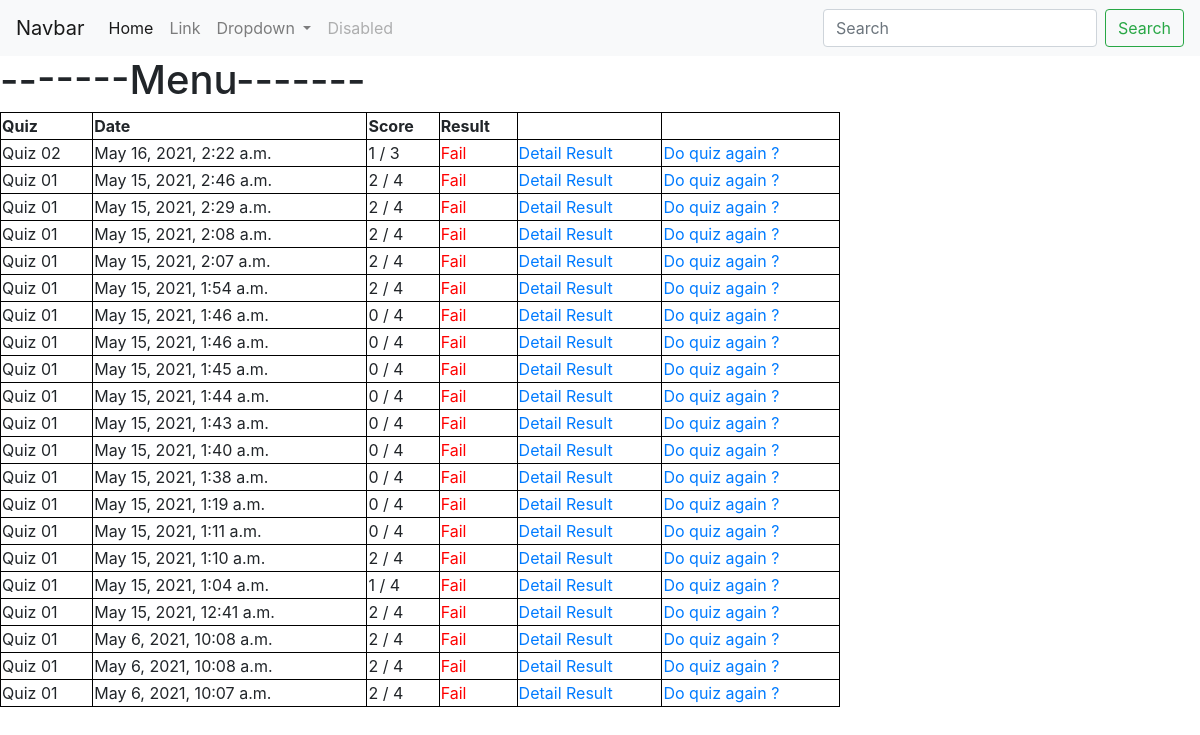
Page /users/1 on the committed database.
### quiz/models.py (models this page shows, shortened)
class BaseModel(models.Model):
    class Meta:
        abstract = True
    created = models.DateTimeField(auto_now_add=True)
    modified = models.DateTimeField(auto_now=True)

class Result(BaseModel):
    id = models.AutoField(primary_key = True)
    final_score = models.IntegerField(_('Final Score'))
    quiz = models.ForeignKey("Quiz",on_delete=models.DO_NOTHING)
    user = models.ForeignKey("User", on_delete=models.CASCADE)
    class Meta:
        verbose_name = _('Result')
        verbose_name_plural = _('Results')

class Quiz(BaseModel):
    id = models.AutoField(primary_key=True)
    category = models.ForeignKey("Category", on_delete=models.DO_NOTHING)
    title = models.CharField(_('Title'), max_length=255)
    max_time = models.IntegerField(_('Max Time'), help_text='minutes')
    score_to_pass = models.IntegerField(_("Score to pass"))
    LEVEL_CHOICES = [
        ('N', 'Newbie'),
        ('F', 'Fresher'),
        ('M', 'Middle'),
        ('S', 'Senior'),
    ]
    level = models.CharField(max_length=6, choices= LEVEL_CHOICES, default='M')
    @property
    def total_score(self):
        questions = self.question_set.all()
        total = 0
        for question in questions:
            total = total + question.score
        return total
    class Meta:
        verbose_name = _('Quiz')
        verbose_name_plural = _('Quiz')

class Question(BaseModel):
    id = models.AutoField(primary_key=True)
    title = models.CharField(_('Title'), max_length=255, null = True, blank = True)
    content = models.TextField(_('Content'))
    score = models.IntegerField()
    quiz = models.ForeignKey("Quiz", on_delete=models.DO_NOTHING)
    TYPE = (
        (0, _('Multiple Choice')),
        (1, _('Free Text')),
    )
    technique = models.IntegerField(
        choices=TYPE, default=0, verbose_name=_("Type of Question"))
    class Meta:
        verbose_name = _('Question')
        verbose_name_plural = _('Questions')

### quiz/views/user.py (the view)
# urls.py: path('users/<int:user_id>', user.history, name='history'),
def history(request, user_id):
    user = User.objects.get(id = user_id)
    results = Result.objects.filter(user = user).order_by('-created')
    context = {
        'results': results,
    }
    return render(request, 'account/history.html', context=context)

### quiz/templates/account/history.html (shortened to what this page needs)
{% extends "base_generic.html" %}
{% block content %}
{% if results %}
<table style="width:70%">
    <tr>
      <th>Quiz</th>
      <th>Date</th>
      <th>Score</th>
      <th>Result</th>
      <th></th>
    </tr>
    {% for result in results %}
    <tr>
        <td>{{result.quiz.title}}</td>
        <td>{{result.created}}</td>
        <td>{{result.final_score}} / {{result.quiz.total_score}}</td>
        {% if result.final_score < result.quiz.score_to_pass %}
          <td style = "color:red">Fail</td>
        {% else %}
          <td>Pass</td>
        {% endif %}
        <td><a href="{% url 'detail-result' result.id %}">Detail Result</a></td>
        <td><a href="#">Do quiz again ?</a></td>
    </tr>
    {% endfor %}
  </table>
{% else %}
 <h1>You haven't done any quizes</h1>
{% endif %}
{% endblock content %}

### static/css/styles.css (style rules this page uses)
table, th, td { border: 1px solid black; border-collapse: collapse; }

### rows in the picture
Result: quiz "Quiz 02", created "May 16, 2021, 2:22 a.m.", final_score "1", quiz.total_score "3", shows "Fail"
Result: quiz "Quiz 01", created "May 15, 2021, 2:46 a.m.", final_score "2", quiz.total_score "4", shows "Fail"
Result: quiz "Quiz 01", created "May 15, 2021, 2:29 a.m.", final_score "2", quiz.total_score "4", shows "Fail"
Result: quiz "Quiz 01", created "May 15, 2021, 2:08 a.m.", final_score "2", quiz.total_score "4", shows "Fail"
Result: quiz "Quiz 01", created "May 15, 2021, 2:07 a.m.", final_score "2", quiz.total_score "4", shows "Fail"
Result: quiz "Quiz 01", created "May 15, 2021, 1:54 a.m.", final_score "2", quiz.total_score "4", shows "Fail"
Result: quiz "Quiz 01", created "May 15, 2021, 1:46 a.m.", final_score "0", quiz.total_score "4", shows "Fail"
Result: quiz "Quiz 01", created "May 15, 2021, 1:46 a.m.", final_score "0", quiz.total_score "4", shows "Fail"
Result: quiz "Quiz 01", created "May 15, 2021, 1:45 a.m.", final_score "0", quiz.total_score "4", shows "Fail"
Result: quiz "Quiz 01", created "May 15, 2021, 1:44 a.m.", final_score "0", quiz.total_score "4", shows "Fail"
Result: quiz "Quiz 01", created "May 15, 2021, 1:43 a.m.", final_score "0", quiz.total_score "4", shows "Fail"
Result: quiz "Quiz 01", created "May 15, 2021, 1:40 a.m.", final_score "0", quiz.total_score "4", shows "Fail"
Result: quiz "Quiz 01", created "May 15, 2021, 1:38 a.m.", final_score "0", quiz.total_score "4", shows "Fail"
Result: quiz "Quiz 01", created "May 15, 2021, 1:19 a.m.", final_score "0", quiz.total_score "4", shows "Fail"
Result: quiz "Quiz 01", created "May 15, 2021, 1:11 a.m.", final_score "0", quiz.total_score "4", shows "Fail"
Result: quiz "Quiz 01", created "May 15, 2021, 1:10 a.m.", final_score "2", quiz.total_score "4", shows "Fail"
Result: quiz "Quiz 01", created "May 15, 2021, 1:04 a.m.", final_score "1", quiz.total_score "4", shows "Fail"
Result: quiz "Quiz 01", created "May 15, 2021, 12:41 a.m.", final_score "2", quiz.total_score "4", shows "Fail"
Result: quiz "Quiz 01", created "May 6, 2021, 10:08 a.m.", final_score "2", quiz.total_score "4", shows "Fail"
Result: quiz "Quiz 01", created "May 6, 2021, 10:08 a.m.", final_score "2", quiz.total_score "4", shows "Fail"
Result: quiz "Quiz 01", created "May 6, 2021, 10:07 a.m.", final_score "2", quiz.total_score "4", shows "Fail"
